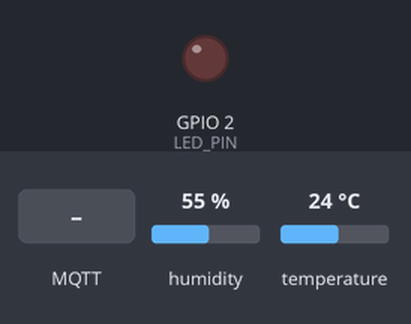
Bench run of a sketch on a simulated ESP32. Shown: output pins drawn as LEDs (lit = HIGH). The inputs (shaded band) are chosen by the test bench; at power-on: humidity 55 %, temperature 24 °C. WiFi joins after 1.5 s; servers stay silent unless stated; no MQTT or app messages arrive unless stated; what the sketch prints to the serial monitor is not drawn.

Above: at 2.7 s.
2.8 s: MQTT message "ON" arrives on the first subscribed topic
At 3.8 s:
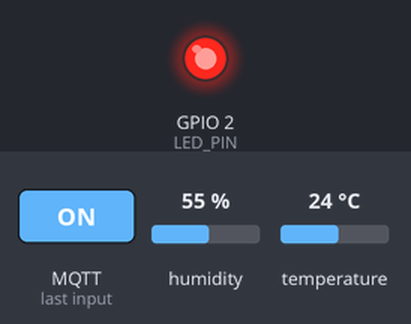
4.3 s: MQTT message "OFF" arrives on the first subscribed topic
At 4.9 s:
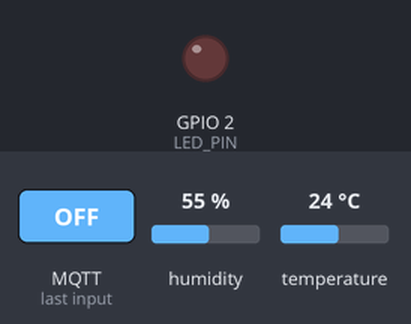
Timing chart, 0 to 7.3 s (numbered marks = the images above; inputs shaded):
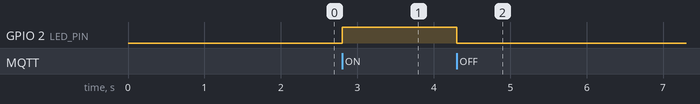

The sketch:

sketch.ino
```cpp
#include <WiFi.h>
#include <PubSubClient.h>
#include <DHTesp.h>

const char* WIFI_SSID     = "Wokwi-GUEST";
const char* WIFI_PASSWORD = "";

const char* MQTT_HOST = "broker.emqx.io";
const uint16_t MQTT_PORT = 1883;

const char* TOPIC_TELEMETRY = "fabiojun/sala/sensor";
const char* TOPIC_LED_CMD   = "fabiojun/sala/led/cmd";
const char* TOPIC_LED_STATE = "fabiojun/sala/led/state";

const int DHT_PIN = 15;
const int LED_PIN = 2;

const uint32_t PUB_INTERVAL_MS = 2000;

WiFiClient espClient;
PubSubClient mqtt(espClient);
DHTesp dht;

uint32_t lastPub = 0;

String toUpper(const String& s) {
  String r = s;
  r.toUpperCase();
  return r;
}

void publishLedState() {
  bool on = digitalRead(LED_PIN) == HIGH;
  char payload[32];
  snprintf(payload, sizeof(payload), "{\"led\":\"%s\"}", on ? "ON" : "OFF");
  mqtt.publish(TOPIC_LED_STATE, payload, true);
}

void handleMqttMessage(char* topic, byte* payload, unsigned int len) {
  String msg;
  for (unsigned int i = 0; i < len; i++) msg += (char)payload[i];
  msg.trim();

  Serial.printf("[MQTT] %s => '%s'\n", topic, msg.c_str());

  if (String(topic) == TOPIC_LED_CMD) {
    String cmd = toUpper(msg);
    if (cmd == "ON") {
      digitalWrite(LED_PIN, HIGH);
    } else if (cmd == "OFF") {
      digitalWrite(LED_PIN, LOW);
    } else {
      Serial.println("Comando desconhecido ('ON'/'OFF')");
      return;
    }
    publishLedState();
  }
}

void connectWiFi() {
  if (WiFi.status() == WL_CONNECTED) return;

  WiFi.mode(WIFI_STA);
  WiFi.begin(WIFI_SSID, WIFI_PASSWORD);
  Serial.print("Conectando ao Wi-Fi");
  while (WiFi.status() != WL_CONNECTED) {
    delay(300);
    Serial.print(".");
  }
  Serial.print("\nWi-Fi OK  IP: ");
  Serial.println(WiFi.localIP());
}

void connectMQTT() {
  mqtt.setServer(MQTT_HOST, MQTT_PORT);
  mqtt.setCallback(handleMqttMessage);

  const char* LWT_TOPIC = "fabiojun/sala/status";
  const char* LWT_MSG   = "{\"status\":\"offline\"}";

  while (!mqtt.connected()) {
    String clientId = "esp32-wokwi-" + String((uint32_t)ESP.getEfuseMac(), HEX);
    Serial.printf("Conectando ao MQTT (%s:%d) ... ", MQTT_HOST, MQTT_PORT);

    bool ok = mqtt.connect(clientId.c_str(), NULL, NULL, LWT_TOPIC, 1, true, LWT_MSG);
    if (ok) {
      Serial.println("conectado!");
      mqtt.publish(LWT_TOPIC, "{\"status\":\"online\"}", true);
      mqtt.subscribe(TOPIC_LED_CMD, 0);
      publishLedState();
    } else {
      Serial.printf("falhou rc=%d. Tentando em 3s...\n", mqtt.state());
      delay(3000);
    }
  }
}

void setup() {
  Serial.begin(115200);
  pinMode(LED_PIN, OUTPUT);
  digitalWrite(LED_PIN, LOW);

  dht.setup(DHT_PIN, DHTesp::DHT22);

  connectWiFi();
  connectMQTT();
}

void loop() {
  connectWiFi();
  if (!mqtt.connected()) connectMQTT();
  mqtt.loop();

  uint32_t now = millis();
  if (now - lastPub >= PUB_INTERVAL_MS) {
    lastPub = now;

    TempAndHumidity th = dht.getTempAndHumidity();
    if (isnan(th.temperature) || isnan(th.humidity)) {
      Serial.println("[WARN] Falha no DHT");
      return;
    }

    char json[64];
    snprintf(json, sizeof(json), "{\"t\":%.1f,\"h\":%.1f}", th.temperature, th.humidity);

    bool ok = mqtt.publish(TOPIC_TELEMETRY, json, false);
    Serial.printf("[PUB] %s => %s (%s)\n", TOPIC_TELEMETRY, json, ok ? "ok" : "erro");
  }
}
```

Measured:
- after the input at 2.8 s, GPIO 2 (LED_PIN): LOW → HIGH at once
- after the input at 4.3 s, GPIO 2 (LED_PIN): HIGH → LOW at once
